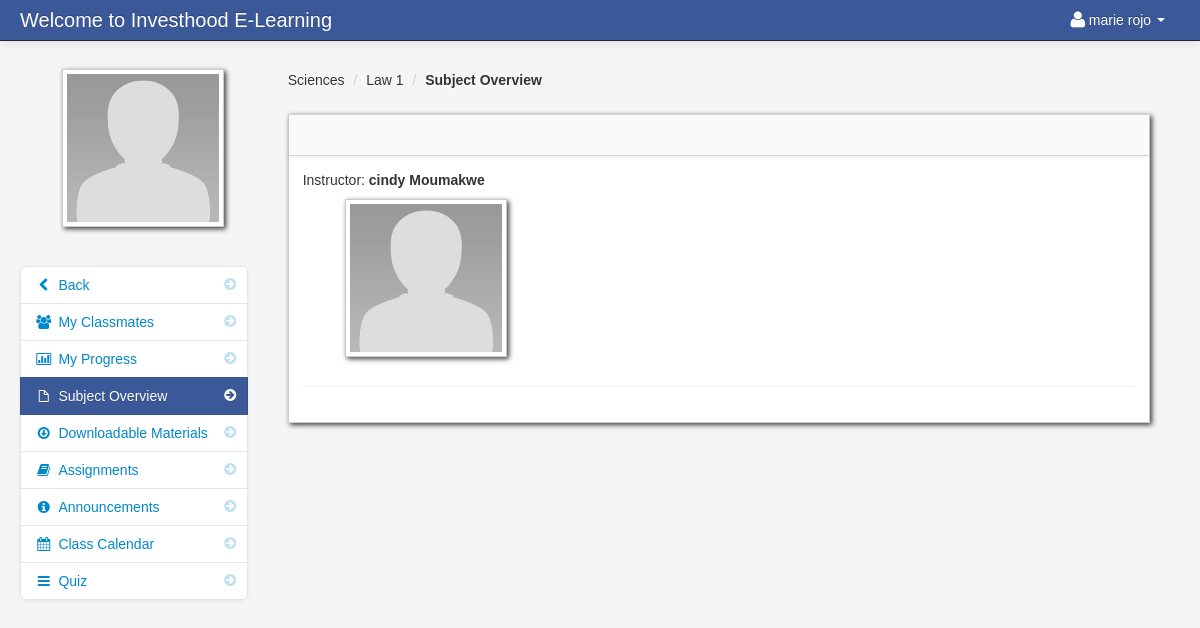
The page /subject_overview_student.php?id=187 (signed in) on the database its author committed.
### tables this page shows
CREATE TABLE `student` (
  `student_id` int(11) NOT NULL,
  `firstname` varchar(100) NOT NULL,
  `lastname` varchar(100) NOT NULL,
  `class_id` int(11) NOT NULL,
  `username` varchar(100) NOT NULL,
  `password` varchar(100) NOT NULL,
  `location` varchar(100) NOT NULL,
  `status` varchar(100) NOT NULL,
  `email` varchar(50) NOT NULL
);

CREATE TABLE `teacher_class` (
  `teacher_class_id` int(11) NOT NULL,
  `teacher_id` int(11) NOT NULL,
  `class_id` int(11) NOT NULL,
  `subject_id` int(11) NOT NULL,
  `thumbnails` varchar(100) NOT NULL,
  `school_year` varchar(100) NOT NULL
);

CREATE TABLE `class` (
  `class_id` int(11) NOT NULL,
  `class_name` varchar(100) NOT NULL
);

CREATE TABLE `subject` (
  `subject_id` int(11) NOT NULL,
  `subject_code` varchar(100) NOT NULL,
  `subject_title` varchar(100) NOT NULL,
  `category` varchar(100) NOT NULL,
  `description` longtext NOT NULL,
  `unit` int(11) NOT NULL,
  `Pre_req` varchar(100) NOT NULL,
  `semester` varchar(100) NOT NULL
);

CREATE TABLE `teacher` (
  `teacher_id` int(11) NOT NULL,
  `username` varchar(100) NOT NULL,
  `password` varchar(200) NOT NULL,
  `firstname` varchar(100) NOT NULL,
  `lastname` varchar(100) NOT NULL,
  `department_id` int(11) NOT NULL,
  `location` varchar(200) NOT NULL,
  `about` varchar(500) NOT NULL,
  `teacher_status` varchar(20) NOT NULL,
  `teacher_stat` varchar(100) NOT NULL
);

### session.php (called while the page is built, shortened)
<?php
$session_id=$_SESSION['id'];
?>

### subject_overview_student.php (the view, shortened to what this page needs)
<?php include('header_dashboard.php'); ?>
<?php include('session.php'); ?>
<?php $get_id = $_GET['id']; ?>
    <body>
		<?php include('navbar_student.php'); ?>
        <div class="container-fluid">
            <div class="row-fluid">
				<?php include('subject_overview_link_student.php'); ?>
                <div class="span9" id="content">
                     <div class="row-fluid">
										<?php $class_query = mysqli_query($conn,"select * from teacher_class
										LEFT JOIN class ON class.class_id = teacher_class.class_id
										LEFT JOIN subject ON subject.subject_id = teacher_class.subject_id
										where teacher_class_id = '$get_id'")or die(mysqli_error());
										$class_row = mysqli_fetch_array($class_query);
										?>
					     <ul class="breadcrumb">
							<li><a href="#"><?php echo $class_row['class_name']; ?></a> <span class="divider">/</span></li>
							<li><a href="#"><?php echo $class_row['subject_code']; ?></a> <span class="divider">/</span></li>
							<li><a href="#"><b>Subject Overview</b></a></li>
						</ul>
                        <div id="block_bg" class="block">
                            <div class="navbar navbar-inner block-header">
                            </div>
                            <div class="block-content collapse in">
                                <div class="span12">
  											<?php $query = mysqli_query($conn,"select * from teacher_class
										LEFT JOIN class ON class.class_id = teacher_class.class_id
										LEFT JOIN subject ON subject.subject_id = teacher_class.subject_id
										LEFT JOIN teacher ON teacher.teacher_id = teacher_class.teacher_id
										where teacher_class_id = '$get_id'")or die(mysqli_error());
										$row = mysqli_fetch_array($query);
										?>
										Instructor: <strong><?php echo $row['firstname']; ?> <?php echo $row['lastname']; ?></strong>
															<br>
															<img id="avatar" class="img-polaroid" src="admin/<?php echo $row['location']; ?>" width>
															<hr>
                                </div>
                            </div>
                        </div>
                    </div>
                </div>
            </div>
        </div>
		<?php include('script.php'); ?>
    </body>
</html>

### navbar_student.php (shortened to what this page needs)
<div class="navbar navbar-fixed-top navbar-inverse">
        <div class="navbar-inner">
            <div class="container-fluid">
                <a class="brand" href="#">Welcome to Investhood E-Learning</a>
					<div class="nav-collapse collapse">
						<ul class="nav pull-right">
							<?php $query= mysqli_query($conn,"select * from student where student_id = '$session_id'")or die(mysqli_error());
									$row = mysqli_fetch_array($query);
							?>
							<li class="dropdown">
								<a href="#" role="button" class="dropdown-toggle" data-toggle="dropdown"> <i class="icon-user icon-large"></i><?php echo $row['firstname']." ".$row['lastname'];  ?> <i class="caret"></i></a>
							</li>
						</ul>
					</div>
            </div>
        </div>
</div>

### subject_overview_link_student.php (shortened to what this page needs)
<div class="span3" id="sidebar">
	<img id="avatar" src="admin/<?php echo $row['location']; ?>" class="img-polaroid">
		<ul class="nav nav-list bs-docs-sidenav nav-collapse collapse">
				<li class=""><a href="dashboard_student.php"><i class="icon-chevron-right"></i><i class="icon-chevron-left"></i>&nbsp;Back</a></li>
				<li class=""><a href="my_classmates.php<?php echo '?id='.$get_id; ?>"><i class="icon-chevron-right"></i><i class="icon-group"></i>&nbsp;My Classmates</a></li>
				<li class=""><a href="progress.php<?php echo '?id='.$get_id; ?>"><i class="icon-chevron-right"></i><i class="icon-bar-chart"></i>&nbsp;My Progress</a></li>
				<li class="active"><a href="subject_overview_student.php<?php echo '?id='.$get_id; ?>"><i class="icon-chevron-right"></i><i class="icon-file"></i>&nbsp;Subject Overview</a></li>
				<li class=""><a href="downloadable_student.php<?php echo '?id='.$get_id; ?>"><i class="icon-chevron-right"></i><i class="icon-download"></i>&nbsp;Downloadable Materials</a></li>
				<li class=""><a href="assignment_student.php<?php echo '?id='.$get_id; ?>"><i class="icon-chevron-right"></i><i class="icon-book"></i>&nbsp;Assignments</a></li>
				<li class=""><a href="announcements_student.php<?php echo '?id='.$get_id; ?>"><i class="icon-chevron-right"></i><i class="icon-info-sign"></i>&nbsp;Announcements</a></li>
				<li class=""><a href="class_calendar_student.php<?php echo '?id='.$get_id; ?>"><i class="icon-chevron-right"></i><i class="icon-calendar"></i>&nbsp;Class Calendar</a></li>
				<li class=""><a href="student_quiz_list.php<?php echo '?id='.$get_id; ?>"><i class="icon-chevron-right"></i><i class="icon-reorder"></i>&nbsp;Quiz</a></li>
		</ul>
</div>

### admin/assets/styles.css (style rules this page uses)
body { padding-top: 60px; padding-bottom: 40px; background-color: #f5f5f5; }
#content { margin-left:0px; }
.breadcrumb { margin: 0 0 0px; padding: 10px 0px; background-color: transparent; }
.block { background: url("../images/pixel-60fff.png") repeat scroll 0 0 rgba(0, 0, 0, 0) !important; border: 1px solid #ccc; background: white; margin: 1em 0em; border-top: none; -webkit-box-shadow: 2px 2px 5px rgba(0, 0, 6, 0.75); -moz-box-shadow: 2px 2px 5px rgba(0, 0, 6, 0.75); box-shadow: 2px 2px 5px rgba(0, 0, 6, 0.75); }
.block-content { margin: 1em; min-height: .25em; }
.block-header { margin-bottom: 0px; border-right: none; border-left: none; -webkit-border-radius: 0px; -moz-border-radius: 0px; border-radius: 0px; }
.bs-docs-sidenav { max-width: 228px; margin: 30px 0 0; padding: 0; background-color: #fff; -webkit-border-radius: 6px; -moz-border-radius: 6px; border-radius: 6px; -webkit-box-shadow: 0 1px 4px rgba(0,0,0,.065); -moz-box-shadow: 0 1px 4px rgba(0,0,0,.065); box-shadow: 0 1px 4px rgba(0,0,0,.065); }
.bs-docs-sidenav > li > a { display: block; width: 190px \9; margin: 0 0 -1px; padding: 8px 14px; border: 1px solid #e5e5e5; }
.bs-docs-sidenav > li:first-child > a { -webkit-border-radius: 6px 6px 0 0; -moz-border-radius: 6px 6px 0 0; border-radius: 6px 6px 0 0; }
.bs-docs-sidenav > li:last-child > a { -webkit-border-radius: 0 0 6px 6px; -moz-border-radius: 0 0 6px 6px; border-radius: 0 0 6px 6px; }
.bs-docs-sidenav > .active > a { position: relative; z-index: 2; padding: 9px 15px; border: 0; text-shadow: 0 1px 0 rgba(0,0,0,.15); -webkit-box-shadow: inset 1px 0 0 rgba(0,0,0,.1), inset -1px 0 0 rgba(0,0,0,.1); -moz-box-shadow: inset 1px 0 0 rgba(0,0,0,.1), inset -1px 0 0 rgba(0,0,0,.1); box-shadow: inset 1px 0 0 rgba(0,0,0,.1), inset -1px 0 0 rgba(0,0,0,.1); }
.bs-docs-sidenav .icon-chevron-right { float: right; margin-top: 2px; margin-right: -6px; opacity: .25; }
.bs-docs-sidenav .active .icon-chevron-right, .bs-docs-sidenav .active a:hover .icon-chevron-right { opacity: 1; }

### rows shown on the page
student: firstname "marie", lastname "rojo", location (placeholder picture)
teacher_class: class.class_name "Sciences", subject.subject_code "Law 1", teacher.firstname "cindy", teacher.lastname "Moumakwe", teacher.location (placeholder picture)
